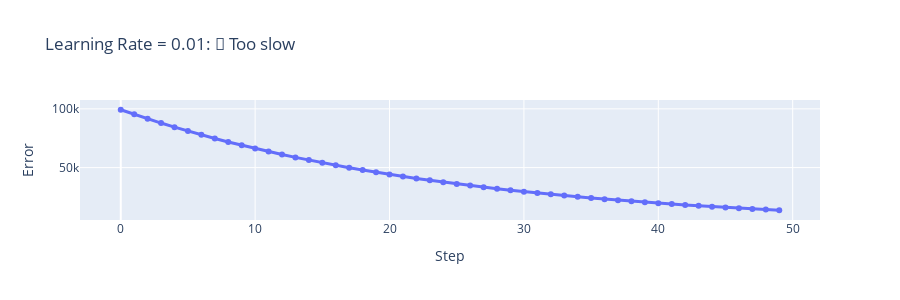

Notebook cell for this chart:
### Markdown cell above
### 🎛️ Interactive: Effect of Learning Rate

Let's explore how the learning rate affects the gradient descent process. The learning rate determines how big of a step we take downhill each time. A small learning rate means we take small steps, while a larger learning rate means we take bigger steps.

The following code allows you to adjust the learning rate and see how it affects the gradient descent process. You can try different values and see how quickly the model converges to the optimal solution. By default, the code runs 50 iterations, but you can change this to see how the model learns over time.

**🎯 Can you find a learning rate that works well?**

- If the learning rate is too small, the model takes a long time to converge.
- If the learning rate is too large, the model may overshoot the optimal solution and oscillate around it, or even diverge.

### Code cell
# === TRY DIFFERENT VALUES HERE ===
learning_rate = 0.01
n_steps = 50
# === TRY DIFFERENT VALUES HERE ===

def test_learning_rate(learning_rate, n_steps):
    slope, intercept = 0.0, 0.0
    errors = []
    n_steps = 50

    for _ in range(n_steps):
        predictions = slope * house_sizes_norm + intercept
        error = np.mean((house_prices - predictions) ** 2)
        errors.append(error)

        # Calculate gradients
        n = len(house_sizes_norm)
        error_diff = house_prices - predictions
        slope_gradient = -2 * np.sum(error_diff * house_sizes_norm) / n
        intercept_gradient = -2 * np.sum(error_diff) / n

        # Update parameters
        slope = slope - learning_rate * slope_gradient
        intercept = intercept - learning_rate * intercept_gradient

    # Plot results
    fig = go.Figure()
    fig.add_trace(go.Scatter(
        x=list(range(n_steps)), y=errors,
        mode='lines+markers',
        name=f'LR = {learning_rate}',
        line=dict(width=3)
    ))

    fig.update_layout(
        title=f"Learning Rate = {learning_rate}: {'✅ Good' if errors[-1] < 100 else '⚠️ Too fast' if learning_rate > 0.1 else '🐌 Too slow'}",
        xaxis_title="Step",
        yaxis_title="Error",
        height=300
    )

    fig.show()

    final_slope = denormalize_slope(slope, std_size)
    final_intercept = denormalize_intercept(slope, mean_size, std_size, mean_price)

    print(f"Final: Slope={final_slope:.4f}, Intercept={final_intercept:.2f}, Error={errors[-1]:.2f}")

test_learning_rate(learning_rate=learning_rate, n_steps=n_steps)

### Figure 1 — Plotly figure (JSON) as saved in the notebook; plotly's stock layout.template omitted (floating-point values rounded to 4 significant figures)
{"data": [{"line": {"width": 3}, "mode": "lines+markers", "name": "LR = 0.01", "type": "scatter", "x": [0, 1, 2, 3, 4, 5, 6, 7, 8, 9, 10, 11, 12, 13, 14, 15, 16, 17, 18, 19, 20, 21, 22, 23, 24, 25, 26, 27, 28, 29, 30, 31, 32, 33, 34, 35, 36, 37, 38, 39, 40, 41, 42, 43, 44, 45, 46, 47, 48, 49], "y": [99240, 95310.0, 91540.0, 87910.0, 84430.0, 81090.0, 77880.0, 74790.0, 71830.0, 68990.0, 66260.0, 63630.0, 61110.0, 58690.0, 56370.0, 54140.0, 51990.0, 49930.0, 47960.0, 46060.0, 44230.0, 42480.0, 40800.0, 39190.0, 37630.0, 36140.0, 34710.0, 33340.0, 32020.0, 30750.0, 29530.0, 28360.0, 27240.0, 26160.0, 25130.0, 24130.0, 23180.0, 22260.0, 21380.0, 20530.0, 19720.0, 18940.0, 18190.0, 17470.0, 16780.0, 16110.0, 15480.0, 14860.0, 14270.0, 13710.0]}], "layout": {"height": 300, "title": {"text": "Learning Rate = 0.01: 🐌 Too slow"}, "xaxis": {"title": {"text": "Step"}}, "yaxis": {"title": {"text": "Error"}}}}
